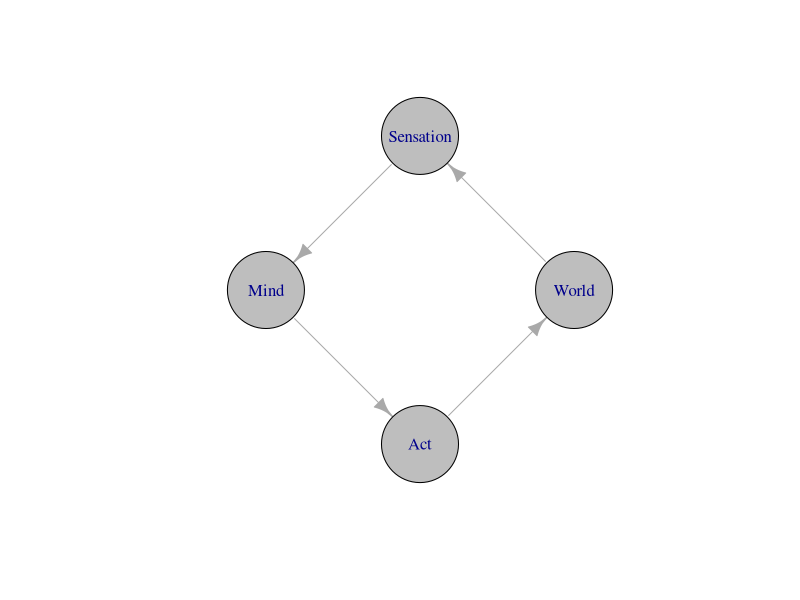
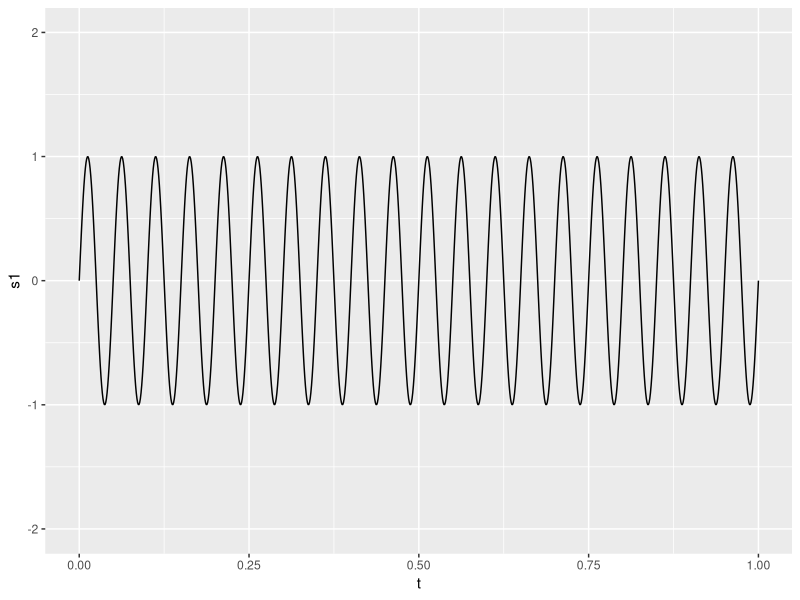
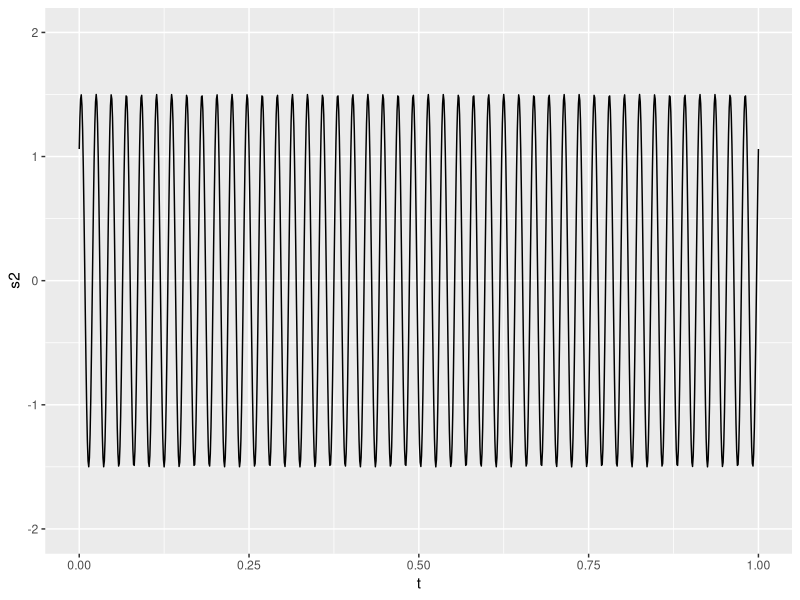
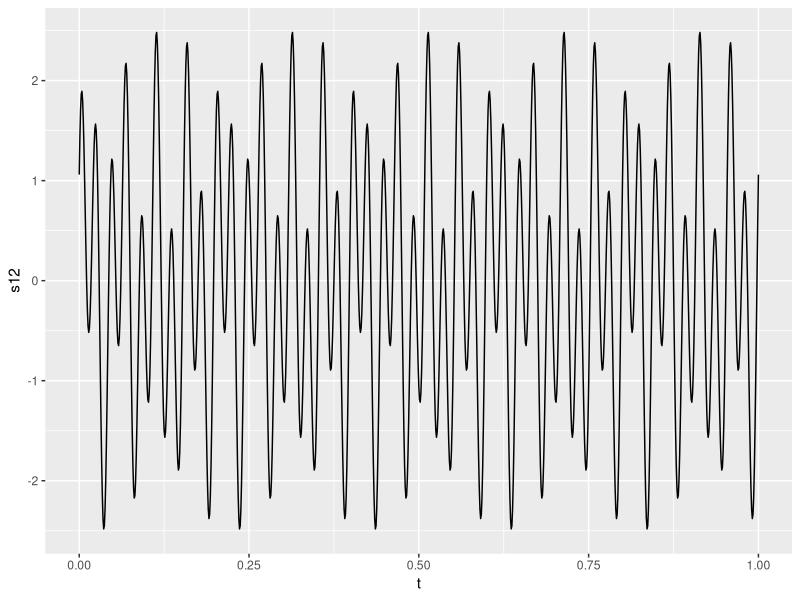
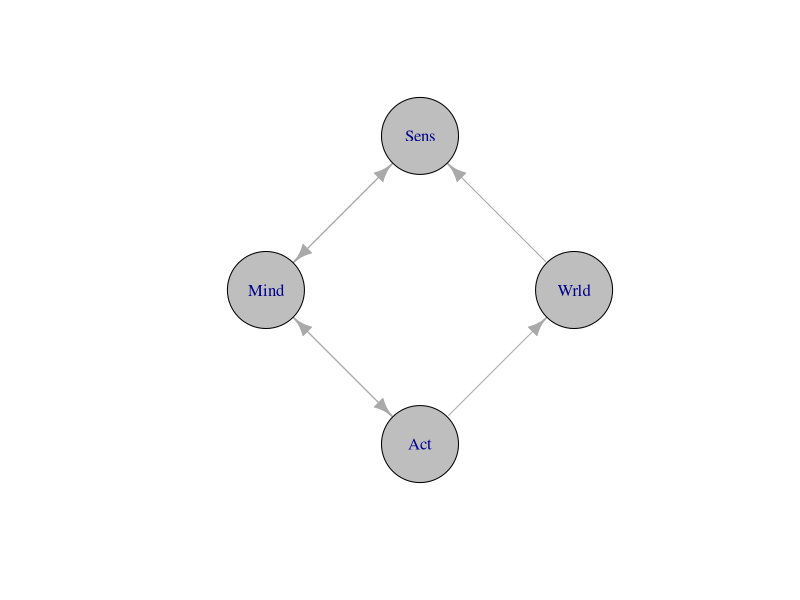

Here is the R script that generated these plots, in order:
## ---- chunk 1
library(igraph)
el <- rbind(c("World","Sensation"), c("Sensation","Mind"), c("Mind", "Act"), c("Act", "World"))
g <- graph_from_edgelist(el)
g$layout <- layout_in_circle
plot(g, vertex.size=50, vertex.color="gray")
## ---- chunk 2
#| label: fig-lower-freq
#| fig-cap: "Lower frequency (20 Hz)"
library(ggplot2)
t = seq(from = 0, to = 1, by = .001)
a1 = 1
a2 = 1.5
f1 = 20
f2 = 45
p1 = 0
p2 = pi/4
s1 = a1*sin(2*pi*f1*t+p1)
s2 = a2*sin(2*pi*f2*t+p2)
df <- data.frame(t = t, s1 = s1, s2 = s2, s12 = s1 + s2)
df |>
  ggplot() +
  geom_line(aes(t, s1)) +
  ylim(-2, 2)
## ---- chunk 3
#| label: fig-higher-freq
#| fig-cap: "Higher frequency (45 Hz) with phase shift and 1.5x amplitude."
df |>
  ggplot() +
  geom_line(aes(t, s2)) +
  ylim(-2, 2)
## ---- chunk 4
#| label: fig-sum-lower-higher-freq
#| fig-cap: "Sum of lower and higher frequencies."
df |>
  ggplot() +
  geom_line(aes(t, s12))
## ---- chunk 5
el <- rbind(c("Wrld","Sens"), c("Sens","Mind"), c("Mind", "Act"), c("Mind","Sens"), c("Act", "Mind"), c("Act", "Wrld"))
g <- graph_from_edgelist(el)
g$layout <- layout_in_circle
plot(g, vertex.size=50, vertex.color="gray")
